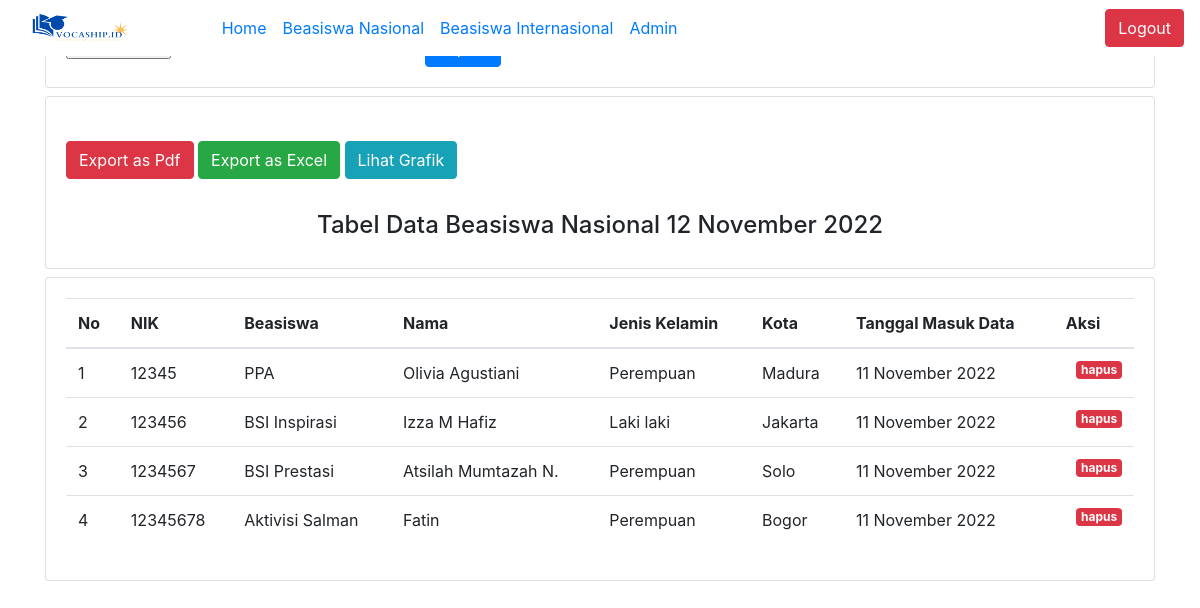
The page /index.php/beasiswan on the database its author committed.
### tables this page shows
CREATE TABLE `beasiswa_nasional` (
  `id` int(11) NOT NULL,
  `nik` int(11) NOT NULL,
  `beasiswa` varchar(110) NOT NULL,
  `nama` varchar(21) NOT NULL,
  `jenis_kelamin` varchar(11) NOT NULL,
  `kota` varchar(12) NOT NULL,
  `date_created` int(11) NOT NULL,
  `date_modified` int(11) NOT NULL
);

### application/controllers/BeasiswaN.php (called while the page is built, shortened)
<?php
class BeasiswaN extends CI_Controller
{
    public function __construct()
    {
        $this->load->model('BeasiswaN_model');
    }
    public function index()
    {
        $tanggalawal = $this->input->get('tanggalawal');
        $tanggalakhir = $this->input->get('tanggalakhir');
        $data['title'] = 'Export Import';
        $data['semuabeasiswan'] = $this->BeasiswaN_model->getDataBeasiswaN($tanggalawal, $tanggalakhir);
        $this->load->view('index/index', $data);
    }
}

### index.php (called while the page is built, shortened)
<?php
require_once BASEPATH.'core/CodeIgniter.php';

### application/models/BeasiswaN_model.php (called while the page is built, shortened)
<?php
class BeasiswaN_model extends CI_Model
{
    public function getdatabeasiswan($tanggalawal = null, $tanggalakhir = null)
    {
        return $this->db->get('beasiswa_nasional')->result_array();
    }
    }

### application/views/index/index.php (the view, shortened to what this page needs)
<?php
    $this->load->view("/template/header");
?>
<!doctype html>
<html lang="en">
<head>
</head>
<body>
    <div class="container">
        <div class="row mt-2">
            <div class="col-12">
                <div class="card">
                    <div class="card-body">
                        <?= form_open_multipart('beasiswan/uploaddata') ?>
                        <div class="form-row">
                            <div class="col-4">
                            </div>
                            <div class="col">
                                <button type="submit" class="btn btn-primary">Import</button>
                            </div>
                            <div class="col">
                            </div>
                        </div>
                        <?= form_close(); ?>
                    </div>
                </div>
                <div class="card mt-2">
                    <div class="card-body">
                        <?php
                        $tanggalwal = $this->input->get('tanggalawal');
                        $tanggakhir = $this->input->get('tanggalakhir');
                        ?>
                        <?php if (!$tanggalwal && !$tanggakhir) : ?>
                            <a href="<?= base_url('beasiswan/mpdf'); ?>" class="btn btn-danger">Export as Pdf</a>
                            <a href="<?= base_url('beasiswan/excel'); ?>" class="btn btn-success">Export as Excel</a>
                            <a href="<?= base_url('beasiswan/highchart'); ?>" class="btn btn-info">Lihat Grafik</a>
                            <br><br>
                            <h4 class="text-center mt-2"> Tabel Data Beasiswa Nasional <?= date('d F Y'); ?> </h4>
                        <?php endif; ?>
                    </div>
                </div>
                <div class="card mt-2">
                    <div class="card-body">
                        <table class="table table-hover">
                            <thead>
                                <tr>
                                    <th scope="col">No</th>
                                    <th scope="col">NIK</th>
                                    <th scope="col">Beasiswa</th>
                                    <th scope="col">Nama</th>
                                    <th scope="col">Jenis Kelamin</th>
                                    <th scope="col">Kota</th>
                                    <th scope="col">Tanggal Masuk Data</th>
                                    <th scope="col">Aksi</th>
                                </tr>
                            </thead>
                            <tbody>
                                <?php $i = 1;
                                foreach ($semuabeasiswan as $beasiswan) : ?>
                                    <tr>
                                        <td><?= $i++; ?></td>
                                        <td><?= $beasiswan['nik']; ?></td>
                                        <td><?= $beasiswan['beasiswa']; ?></td>
                                        <td><?= $beasiswan['nama']; ?></td>
                                        <td><?= $beasiswan['jenis_kelamin']; ?></td>
                                        <td><?= $beasiswan['kota']; ?></td>
                                        <td><?= date('d F Y', $beasiswan['date_created']);  ?></td>
                                        <td>
                                            <a href="<?= base_url(); ?>beasiswan/hapus/<?= $beasiswan ['id']; ?>"
                                            class="badge badge-danger float-right" onclick="return confirm('yakin?');">hapus</a>
                                        </td>
                                    </tr> <?php endforeach; ?>
                            </tbody>
                        </table>
                    </div>
                </div>
            </div>
        </div>
    </div>
</body>
<?php
    $this->load->view("template/footer");
?>

### application/views/template/header.php (shortened to what this page needs)
<!doctype html>
<html lang="en">
  <head>
<link href="https://getbootstrap.com/docs/4.4/dist/css/bootstrap.min.css" rel="stylesheet">
    <link href="https://getbootstrap.com/docs/4.4/examples/starter-template/starter-template.css" rel="stylesheet">
  </head>
  <body>
    <nav class="navbar navbar-expand-md navbar-black bg-white fixed-top">
      <img src="<?= base_url();?>assets/img/logoheader.png" width="130" height="35">
  <a class="navbar-brand" class="nav-link" href="<?= base_url();?>home" > &nbsp;</a>
  <div class="collapse navbar-collapse" id="navbarsExampleDefault">
    <ul class="navbar-nav mr-auto">
      <li class="nav-item active">
        <a class="nav-link" href="<?= base_url();?>home"> <span class="sr-only">(current)</span></a>
      </li>
      <li class="nav-item">
        <a class="nav-link" href="<?= base_url();?>home">Home</a>
      </li>
     <li class="nav-item">
        <a class="nav-link" href="<?= base_url();?>beasiswan">Beasiswa Nasional</a>
      </li>
      <li class="nav-item">
        <a class="nav-link" href="<?= base_url();?>beasiswai">Beasiswa Internasional</a>
      </li>
       <li class="nav-item">
        <a class="nav-link" href="<?= base_url();?>user">Admin</a>
      </li>
    </ul>
    <form class="form-inline my-2 my-lg-0">
      <a class="btn btn-danger" href="<?= base_url();?>login">Logout</a>
    </form>
  </div>
</nav>
      </body>
</html>

### application/views/template/footer.php (shortened to what this page needs)
  </body>
</html>

### rows shown on the page
beasiswa_nasional: nik "12345", beasiswa "PPA", nama "Olivia Agustiani", jenis_kelamin "Perempuan", kota "Madura", date_created "11 November 2022"
beasiswa_nasional: nik "123456", beasiswa "BSI Inspirasi", nama "Izza M Hafiz", jenis_kelamin "Laki laki", kota "Jakarta", date_created "11 November 2022"
beasiswa_nasional: nik "1234567", beasiswa "BSI Prestasi", nama "Atsilah Mumtazah N.", jenis_kelamin "Perempuan", kota "Solo", date_created "11 November 2022"
beasiswa_nasional: nik "12345678", beasiswa "Aktivisi Salman", nama "Fatin", jenis_kelamin "Perempuan", kota "Bogor", date_created "11 November 2022"
